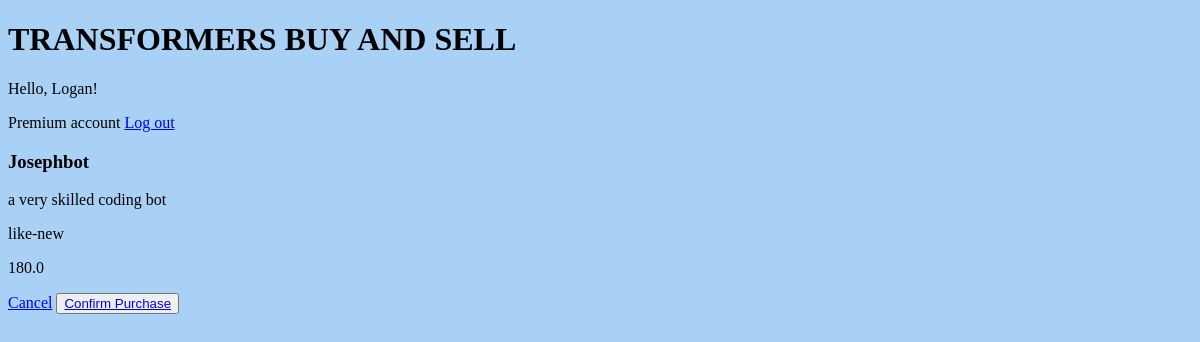
/purchase/1/ (signed in), run on the app's committed database.
### app/models.py (models this page shows)
class postModel(models.Model):
    CHOICES = (
        ("new", "new"),
        ("like-new", "like-new"),
        ("used-good", "used-good"),
        ("used", "used"),
    )
    user = models.ForeignKey(
        User,
        related_name="user_posts",
        on_delete=models.CASCADE,
        default=None,
        null=True,
    )
    name = models.CharField(max_length=100)
    desc = models.CharField(max_length=200)
    cond = models.CharField(choices=CHOICES, max_length=100)
    price = models.FloatField()

### app/views.py (the view)
# urls.py: path("purchase/<pk>/", views.purchaseView, name="purchase"),
@login_required(login_url="login")
def purchaseView(request, pk):
    item = postModel.objects.get(id=pk)
    return render(request, "purchase.html", {"item": item})

### app/templates/purchase.html
{% extends 'home.html' %}
{% block content %}
<h3>{{ item.name }}</h3>
<p>{{ item.desc }}</p>
<p>{{ item.cond }}</p>
<p>{{ item.price }}</p>
<a href="{% url "buy" %}">Cancel</a>
<button><a href="{% url "successful_purchase" item.id %}">Confirm Purchase</a></button>
{% endblock content %}

### app/templates/home.html (shortened to what this page needs)
{% load static %}
<!DOCTYPE html>
<html lang="en">
  <head>
    <link rel="stylesheet" href={% static "style.css" %}>
  </head>
  <body>
    <h1>TRANSFORMERS BUY AND SELL</h1>
    <p>Hello, {{user.username}}!</p>
    <span>{{user.groups.all.0}} account</span>
    <span><a href="{% url "logout" %}">Log out</a></span>
    {% block content %}{% endblock content %}
  </body>
</html>

### app/static/style.css (style rules this page uses)
body { background-color: rgb(169, 209, 245); }

### data on the page
postModel: name "Josephbot", desc "a very skilled coding bot", cond "like-new", price "180.0"

### other printed values
{{ user.username }} "Logan"
{{ user.groups.all.0 }} "Premium"
